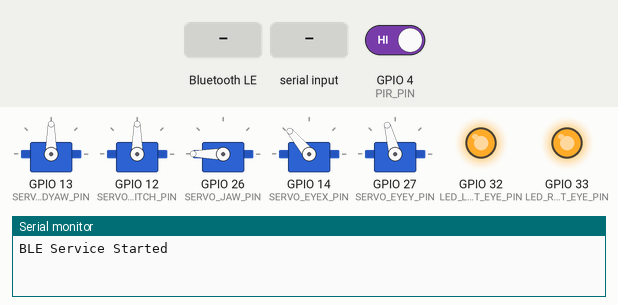
A sketch run on a simulated ESP32. Shown: 5 × servo, output pins drawn as LEDs (lit = HIGH), the last lines printed to the serial monitor. The test bench sets the inputs (shaded band); at power-on: GPIO 4 (PIR_PIN) HIGH. Random numbers use the default seed unless the sketch sets one; nothing arrives over Bluetooth unless stated; a phone connects over Bluetooth LE 3 s after start.

Above: at 4.7 s.
4.8 s: Bluetooth LE write "0" received
8.3 s: "90,45\n" received over Serial
At 18.4 s:
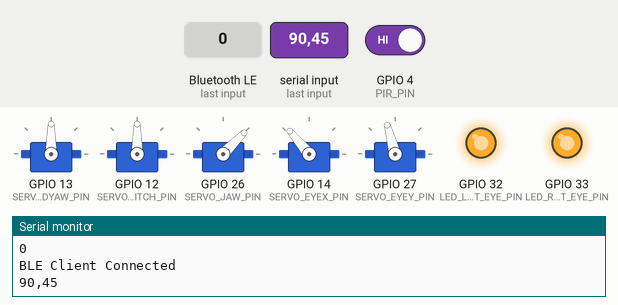
19.0 s: Bluetooth LE write "200" received
20.5 s: "1,90,45\n" received over Serial
At 22.2 s:
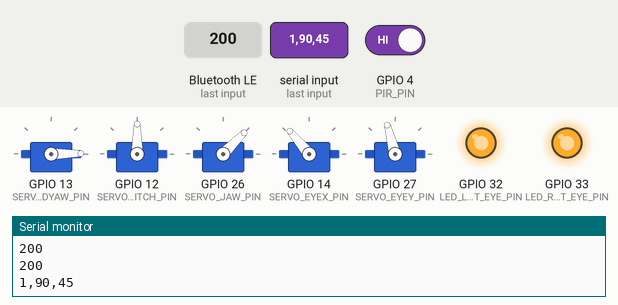
22.5 s: Bluetooth LE write "2" received
At 23.4 s:
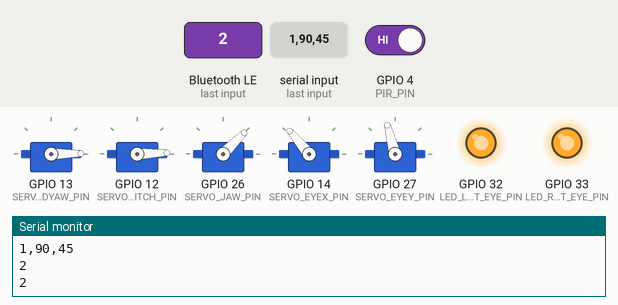
24.0 s: "3\n" received over Serial
At 24.5 s:
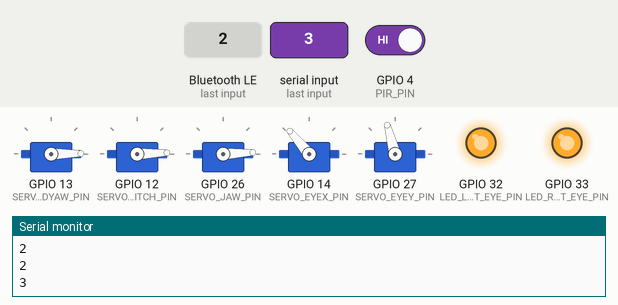
Timing chart, 0 to 26.5 s (numbered marks = the images above; inputs shaded):
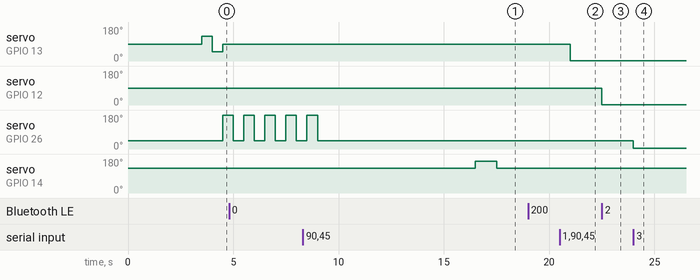

The sketch:

InMoovDemoESP32-BLE.ino
```cpp
#include <ESP32Servo.h>

// Servo commands
#define CMDS_HEADYAW 1
#define CMDS_HEADPITCH 2
#define CMDS_JAW 3
#define CMDS_EYEX 4
#define CMDS_EYEY 5
#define CMDS_EYE_LEFT 6
#define CMDS_EYE_RIGHT 7
// Animations
#define CMDA_EYE_BLINK 100
#define CMDA_JAW_OPEN_CLOSE 110
#define CMDA_JAW_TALK 111
#define CMDA_HEAD_YES 120
#define CMDA_HEAD_NO 121
// System
#define CMDS_DEMO_MODE 200
#define CMDS_DEMO_MODE_TIMING 201

// Config
#define SERVO_COUNT 5
#define SERVO_MIN_MS 1000
#define SERVO_MAX_MS 2000
#define HEADYAW_IDX 0
#define HEADPITCH_IDX 1
#define JAW_IDX 2
#define EYEX_IDX 3
#define EYEY_IDX 4

// Pins
#define US_LEFT_TRIGGER_PIN 5
#define US_LEFT_ECHO_PIN 18
#define US_RIGHT_TRIGGER_PIN 17
#define US_RIGHT_ECHO_PIN 16
#define PIR_PIN 4
#define SERVO_HEADYAW_PIN 13
#define SERVO_HEADPITCH_PIN 12
#define SERVO_EYEX_PIN 14
#define SERVO_EYEY_PIN 27
#define SERVO_JAW_PIN 26
#define LED_LEFT_EYE_PIN 32
#define LED_RIGHT_EYE_PIN 33

// Neutral
#define NEUTRAL_HEADYAW 90
#define NEUTRAL_HEADPITCH 90
#define NEUTRAL_EYEX 130
#define NEUTRAL_EYEY 105
#define NEUTRAL_JAW 45

#include <BLEDevice.h>
#include <BLEUtils.h>
#include <BLEServer.h>
#include <BLE2902.h>

// Bluetooth
const char* BLUETOOTH_LE_NAME = "InMoovSharpBT-LE";
const char* SERVICE_UUID = "4fafc201-1fb5-459e-8fcc-c5c9c331914b";
const char* CHARACTERISTIC_UUID = "beb5483e-36e1-4688-b7f5-ea07361b26a8";

// Servo
Servo* servos[SERVO_COUNT];
BLEServer* pServer = nullptr;
BLECharacteristic* pCharacteristic = nullptr;
// States
int previousPIR;
bool demoModeOn = true;
int demoModeTiming = 3500;

long ReadUltrasonicDistance(int trigPin, int echoPin) {
  digitalWrite(trigPin, LOW);
  delayMicroseconds(2);
  digitalWrite(trigPin, HIGH);
  delayMicroseconds(10);
  digitalWrite(trigPin, LOW);
  return pulseIn(echoPin, HIGH) / 58.2;
}

int ReadPIR() {
  return digitalRead(PIR_PIN);
}

void MoveServo(Servo* servo, int pin, int position) {
  if (position < 0) {
    position = 0;
  } else if (position > 180) {
    position = 180;
  }

  if (!servo->attached()) {
    servo->attach(pin, SERVO_MIN_MS, SERVO_MAX_MS);
  }

  servo->write(position);
}

void AnimBlinkEyes() {
  digitalWrite(LED_LEFT_EYE_PIN, LOW);
  digitalWrite(LED_RIGHT_EYE_PIN, LOW);
  delay(1000);
  digitalWrite(LED_LEFT_EYE_PIN, HIGH);
  digitalWrite(LED_RIGHT_EYE_PIN, HIGH);
}

void AnimJawOpenClose() {
  MoveServo(servos[JAW_IDX], SERVO_JAW_PIN, 180);
  delay(500);
  MoveServo(servos[JAW_IDX], SERVO_JAW_PIN, NEUTRAL_JAW);
}

void AnimJawTalk() {
  for (int i = 0; i < 5; i++) {
    MoveServo(servos[JAW_IDX], SERVO_JAW_PIN, 180);
    delay(500);
    MoveServo(servos[JAW_IDX], SERVO_JAW_PIN, NEUTRAL_JAW);
    delay(500);
  }
}

void AnimHeadYes() {
  MoveServo(servos[HEADPITCH_IDX], SERVO_HEADPITCH_PIN, NEUTRAL_HEADPITCH + 10);
  delay(500);
  MoveServo(servos[HEADPITCH_IDX], SERVO_HEADPITCH_PIN, 0);
  delay(500);
  MoveServo(servos[HEADPITCH_IDX], SERVO_HEADPITCH_PIN, NEUTRAL_HEADPITCH);
}

void AnimHeadNo() {
  MoveServo(servos[HEADYAW_IDX], SERVO_HEADYAW_PIN, NEUTRAL_HEADYAW + 40);
  delay(500);
  MoveServo(servos[HEADYAW_IDX], SERVO_HEADYAW_PIN, NEUTRAL_HEADYAW - 40);
  delay(500);
  MoveServo(servos[HEADYAW_IDX], SERVO_HEADYAW_PIN, NEUTRAL_HEADYAW);
}

void MoveServoThenNeutral(Servo* servo, int pin, int position, int neutral, int wait) {
  MoveServo(servo, pin, position);
  delay(wait);
  MoveServo(servo, pin, neutral);
}

void DemoMode() {
  /*int pir = ReadPIR();
  Serial.printf("PIR: %d\n", pir);

  if (pir != previousPIR) {
    if (pir) {
      AnimBlinkEyes();
    }

    previousPIR = pir;
  }

  long leftUS = ReadUltrasonicDistance(leftUSTriggerPin, leftUSEchoPin);
  Serial.printf("Left Ultrasonic Sensor: %ld\n", leftUS);
  long rightUS = ReadUltrasonicDistance(rightUSTriggerPin, rightUSEchoPin);
  Serial.printf("Right Ultrasonic Sensor: %ld\n", rightUS);*/

  int action = random(0, 10);
  switch (action) {
    case 0:
      MoveServoThenNeutral(servos[HEADYAW_IDX], SERVO_HEADYAW_PIN, random(NEUTRAL_HEADYAW - 30, NEUTRAL_HEADYAW + 30), NEUTRAL_HEADYAW, 1000);
      break;
    case 1:
      MoveServoThenNeutral(servos[HEADPITCH_IDX], SERVO_HEADPITCH_PIN, random(30, NEUTRAL_HEADPITCH), NEUTRAL_HEADPITCH, 1000);
      break;
    case 2:
      AnimJawOpenClose();
      break;
    case 3:
      MoveServoThenNeutral(servos[EYEX_IDX], SERVO_EYEX_PIN, random(NEUTRAL_EYEX - 60, NEUTRAL_EYEX + 60), NEUTRAL_EYEX, 1000);
      break;
    case 4:
      MoveServoThenNeutral(servos[EYEY_IDX], SERVO_EYEY_PIN, random(NEUTRAL_EYEX - 60, NEUTRAL_EYEX + 60), NEUTRAL_EYEY, 1000);
      break;
    case 5:
      AnimBlinkEyes();
      break;
    case 6:
      AnimHeadYes();
      break;
    case 7:
      AnimHeadNo();
    case 8:
      AnimJawTalk();
      break;
  }

  delay(demoModeTiming);

  for (int i = 0; i < SERVO_COUNT; i++) {
    servos[i]->detach();
  }
}

void ParseExternalCommands(String inputString) {
  Serial.println(inputString);

  int separatorIndex = inputString.indexOf('=');
  String command = inputString.substring(0, separatorIndex);
  String commandValue = inputString.substring(separatorIndex + 1);
  int commandInt = command.toInt();
  int commandValueInt = commandValue.toInt();

  if (commandInt == CMDS_DEMO_MODE) {
    demoModeOn = commandValueInt == 1;
  } else if (commandInt == CMDS_DEMO_MODE_TIMING) {
    demoModeTiming = commandValueInt;
  }

  if (demoModeOn) {
    return;
  }

  switch (commandInt) {
    case CMDS_HEADYAW:
      MoveServo(servos[HEADYAW_IDX], SERVO_HEADYAW_PIN, commandValueInt);
      break;
    case CMDS_HEADPITCH:
      MoveServo(servos[HEADPITCH_IDX], SERVO_HEADPITCH_PIN, commandValueInt);
      break;
    case CMDS_JAW:
      MoveServo(servos[JAW_IDX], SERVO_JAW_PIN, commandValueInt);
      break;
    case CMDS_EYEX:
      MoveServo(servos[EYEX_IDX], SERVO_EYEX_PIN, commandValueInt);
      break;
    case CMDS_EYEY:
      MoveServo(servos[EYEY_IDX], SERVO_EYEY_PIN, commandValueInt);
      break;
    case CMDS_EYE_LEFT:
      digitalWrite(LED_LEFT_EYE_PIN, commandValueInt == 1 ? HIGH : LOW);
      break;
    case CMDS_EYE_RIGHT:
      digitalWrite(LED_RIGHT_EYE_PIN, commandValueInt == 1 ? HIGH : LOW);
      break;
    // Animations
    case CMDA_EYE_BLINK:
      AnimBlinkEyes();
      break;
    case CMDA_JAW_OPEN_CLOSE:
      AnimJawOpenClose();
      break;
    case CMDA_HEAD_YES:
      AnimHeadYes();
      break;
    case CMDA_HEAD_NO:
      AnimHeadNo();
      break;
  }
}

class InMoovBLEServerCB : public BLEServerCallbacks {
  void onConnect(BLEServer* bleServer) override {
    Serial.println("BLE Client Connected");
  }

  void onDisconnect(BLEServer* bleServer) override {
    Serial.println("BLE Client Disconnected");
  }
};

class InMoovBLECharacteristicCallbacks : public BLECharacteristicCallbacks {
  void onWrite(BLECharacteristic* bleChar) override {
    std::string value = bleChar->getValue();
    ParseExternalCommands(value.c_str());
    Serial.println(value.c_str());
  }
};

void setup() {
  Serial.begin(115200);

  for (int i = 0; i < SERVO_COUNT; i++) {
    servos[i] = new Servo();
    servos[i]->setPeriodHertz(50);
  }

  pinMode(LED_LEFT_EYE_PIN, OUTPUT);
  pinMode(LED_RIGHT_EYE_PIN, OUTPUT);
  pinMode(US_LEFT_TRIGGER_PIN, OUTPUT);
  pinMode(US_LEFT_ECHO_PIN, INPUT);
  pinMode(US_RIGHT_TRIGGER_PIN, OUTPUT);
  pinMode(US_RIGHT_ECHO_PIN, INPUT);
  pinMode(PIR_PIN, INPUT);

  AnimBlinkEyes();
  MoveServo(servos[HEADYAW_IDX], SERVO_HEADYAW_PIN, NEUTRAL_HEADYAW);
  delay(500);
  servos[HEADYAW_IDX]->detach();

  MoveServo(servos[HEADPITCH_IDX], SERVO_HEADPITCH_PIN, NEUTRAL_HEADPITCH);
  delay(500);
  servos[HEADPITCH_IDX]->detach();

  MoveServo(servos[JAW_IDX], SERVO_JAW_PIN, NEUTRAL_JAW);
  delay(500);
  servos[JAW_IDX]->detach();

  MoveServo(servos[EYEX_IDX], SERVO_EYEX_PIN, NEUTRAL_EYEX);
  delay(500);
  servos[EYEX_IDX]->detach();

  MoveServo(servos[EYEY_IDX], SERVO_EYEY_PIN, NEUTRAL_EYEY);
  delay(500);
  servos[EYEY_IDX]->detach();

  previousPIR = ReadPIR();

  BLEDevice::init(BLUETOOTH_LE_NAME);
  pServer = BLEDevice::createServer();
  pServer->setCallbacks(new InMoovBLEServerCB());

  BLEService* pService = pServer->createService(SERVICE_UUID);
  pCharacteristic = pService->createCharacteristic(
    CHARACTERISTIC_UUID,
    BLECharacteristic::PROPERTY_READ | BLECharacteristic::PROPERTY_WRITE | BLECharacteristic::PROPERTY_NOTIFY);
  pCharacteristic->addDescriptor(new BLE2902());
  pCharacteristic->setCallbacks(new InMoovBLECharacteristicCallbacks());

  pService->start();
  BLEAdvertising* pAdvertising = BLEDevice::getAdvertising();
  pAdvertising->start();
  Serial.println("BLE Service Started");
}

void loop() {
  if (Serial.available()) {
    String inputString = Serial.readStringUntil('\n');
    ParseExternalCommands(inputString);
  }

  if (demoModeOn) {
    DemoMode();
  }
}
```

Measured:
- after the input at 20.5 s, servo on GPIO 13 (SERVO_HEADYAW_PIN): 90° → 1° after 0.50 s
- after the input at 22.5 s, servo on GPIO 12 (SERVO_HEADPITCH_PIN): 90° → 2° at once
- after the input at 24.0 s, servo on GPIO 26 (SERVO_JAW_PIN): 45° → 3° at once
